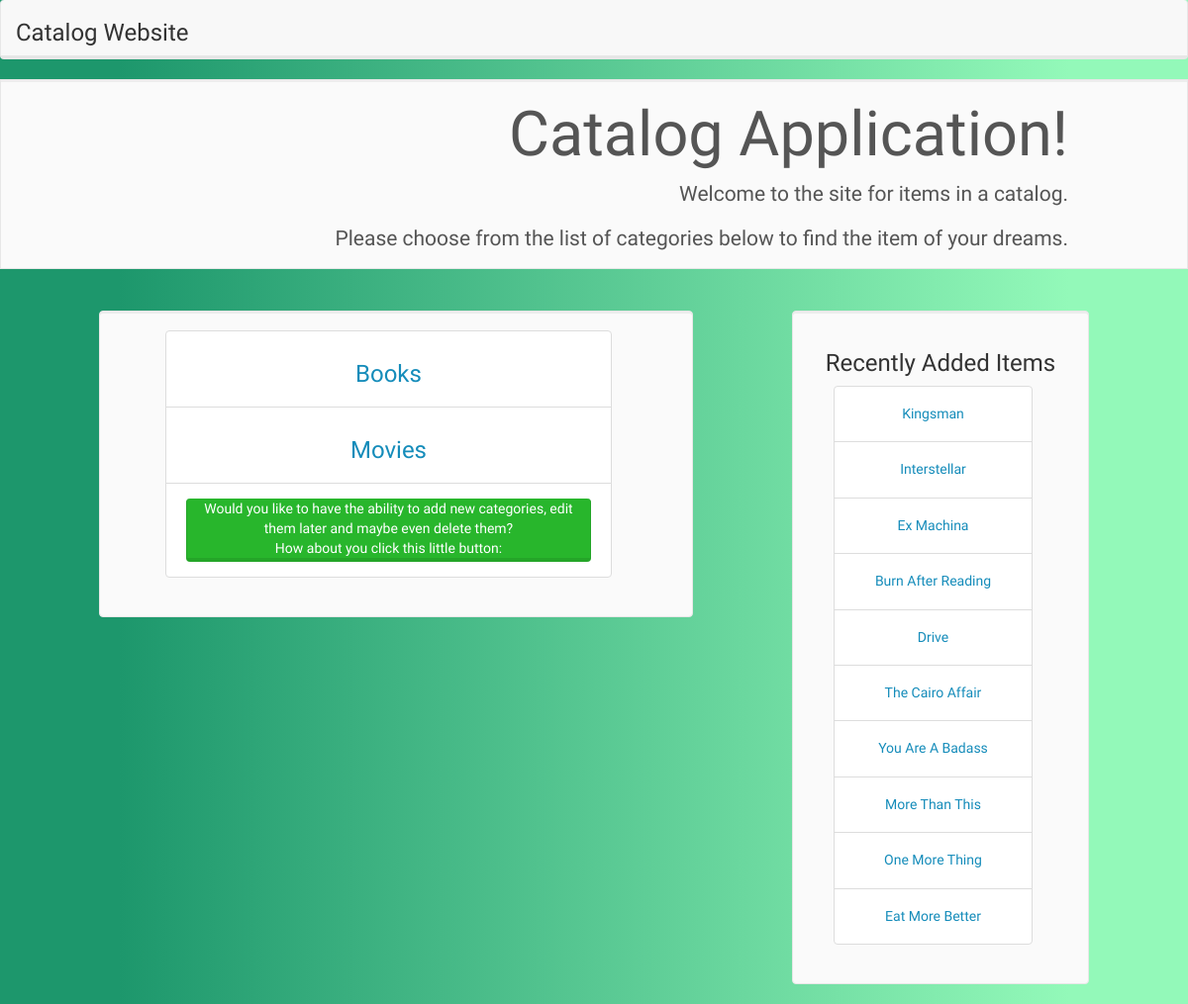
The page /category/ on the database its author committed.
### database_setup.py (models this page shows, shortened)
class Categories(Base):
    __tablename__ = 'categories'
    id = Column(Integer, primary_key=True)
    name = Column(String(30), nullable=False)
    image = Column(String(250), nullable=False)
    description = Column(String(250), nullable=False)
    user_id = Column(Integer, ForeignKey('users.id'))
    users = relationship(Users)
    items = relationship("Items", cascade="all, delete-orphan",
                         backref="parent")

class Items(Base):
    __tablename__ = 'items'
    id = Column(Integer, primary_key=True)
    name = Column(String(30), nullable=False)
    image = Column(String(250), nullable=False)
    description = Column(String(250), nullable=False)
    user_id = Column(Integer, ForeignKey('users.id'))
    users = relationship(Users)
    category_id = Column(Integer, ForeignKey('categories.id'))
    categories = relationship(Categories, single_parent="true")

### catalog/views.py (the view)
@app.route('/')
@app.route('/index/')
@app.route('/category/')
def index():
    categories = models.category_list()
    items = models.items_get_10()
    if 'email' in login_session.keys():
        user_id = models.getUserID(login_session['email'])
        user = models.getUserInfo(user_id)
        return render_template('index.html', categories=categories,
                               items=items, user=user)
    else:
        state = ''.join(random.choice(string.ascii_uppercase + string.digits)
                        for x in xrange(32))
        login_session['state'] = state
        return render_template('public.html', STATE=state,
                               categories=categories, items=items)

### catalog/models.py (called while the page is built)
def category_list():
    return session.query(Categories).all()

def items_get_10():
    return session.query(Items).order_by(desc(Items.id)).limit(10).all()

### catalog/templates/public.html (shortened to what this page needs)
{% extends "layout.html" %}
  {% block body %}
    <nav class="navbar navbar-default">
      <div class="container-fluid">
        <div class="navbar-header">
          <h3>Catalog Website</h3>
        </div>
        <ul class="navbar-right">
        </ul>
      </div>
    </nav>
    <div class="jumbotron">
      <h1>Catalog Application!</h1>
      <p>Welcome to the site for items in a catalog.</p>
      <p>Please choose from the list of categories below to find the item of your dreams.</p>
    </div>
    <div class="col-md-6 col-md-offset-1 well">
      <ul class="list-group col-md-10 col-md-offset-1 text-center">
        {% for c in categories %}
        <li class="list-group-item">
          <h3><a href="{{ url_for('showCategory', category_id=c.id ) }}">{{ c.name }}</a></h3>
        </li>
        {% endfor %}
        <li class="list-group-item">
          <div class="alert alert-success" role="alert">Would you like to have
            the ability to add new categories, edit them later and maybe even
            delete them? </br> How about you click this little button: </br>
            </div>
      </ul>
    </div>
    <div class="col-md-3 col-md-offset-1 well">
      <h3 class="text-center">Recently Added Items</h3>
      <ul class="list-group col-md-10 col-md-offset-1 text-center">
        {% for i in items %}
        <li class="list-group-item">
          <h5><a href=" {{ url_for('showItem', category_id=i.category_id, item_id=i.id) }} ">{{ i.name }}</a></h5>
        </li>
        {% endfor %}
      </ul>
    </div>
  {% endblock %}

### catalog/static/main.css (style rules this page uses)
.jumbotron { padding: 0 10%; margin: 0 auto; margin-bottom: 3em; text-align: right; }
.navbar-header h3, .navbar-header .breadcrumb { display: inline-block; }
.alert { padding-top: 0; padding-right: 15px; padding-bottom: 0; padding-left: 15px; margin: 5px; }
.navbar-right { padding-top: 15px; padding-right: 15px; list-style-type: none }

### rows shown on the page
Categories: name "Books"
Categories: name "Movies"
Items: name "Kingsman"
Items: name "Interstellar"
Items: name "Ex Machina"
Items: name "Burn After Reading"
Items: name "Drive"
Items: name "The Cairo Affair"
Items: name "You Are A Badass"
Items: name "More Than This"
Items: name "One More Thing"
Items: name "Eat More Better"
